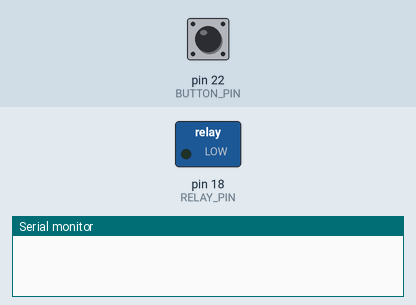
Simulated run of this sketch. Board: Arduino Mega 2560, built with avr-gcc and run on an emulated ATmega2560. Parts: switched loads named in the sketch (green lamp = pin HIGH), the last lines printed to the serial monitor. The test bench sets the inputs (shaded band); at power-on: pin 22 (BUTTON_PIN) HIGH.

Above: at 1.2 s.
1.3 s: pin 22 (BUTTON_PIN) pulled LOW for 0.15 s
At 2.0 s:
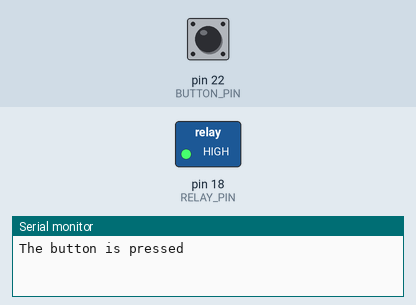
2.9 s: pin 22 (BUTTON_PIN) pulled LOW for 1 s
At 4.4 s:
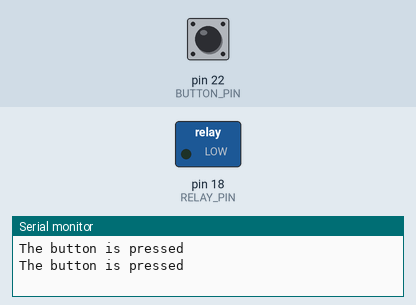
5.4 s: pin 22 (BUTTON_PIN) pulled LOW for 3.2 s
At 6.4 s:
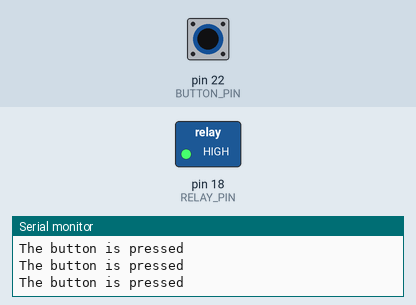
Timing chart, 0 to 8.4 s (numbered marks = the images above; inputs shaded):
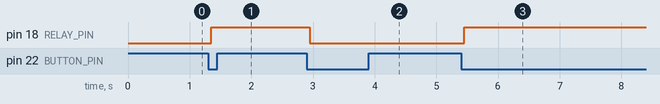

Measured:
- after the input at 1.3 s, pin 18 (RELAY_PIN): LOW → HIGH after 0.05 s
- after the input at 2.9 s, pin 18 (RELAY_PIN): HIGH → LOW after 0.05 s
- after the input at 5.4 s, pin 18 (RELAY_PIN): LOW → HIGH after 0.05 s

The sketch:

relay_push_d.ino
```cpp
#include <ezButton.h>

#define BUTTON_PIN 22
#define RELAY_PIN  18

ezButton button(BUTTON_PIN);  // create ezButton object that attach to pin 7;

int relay_state = LOW;   // the current state of relay

void setup() {
  Serial.begin(9600);
  pinMode(RELAY_PIN, OUTPUT);
  button.setDebounceTime(50);
}

void loop() {
  button.loop(); // MUST call the loop() function first

  if (button.isPressed()) {
    Serial.println("The button is pressed");

    relay_state = !relay_state;

    digitalWrite(RELAY_PIN, relay_state);
  }
}
```
